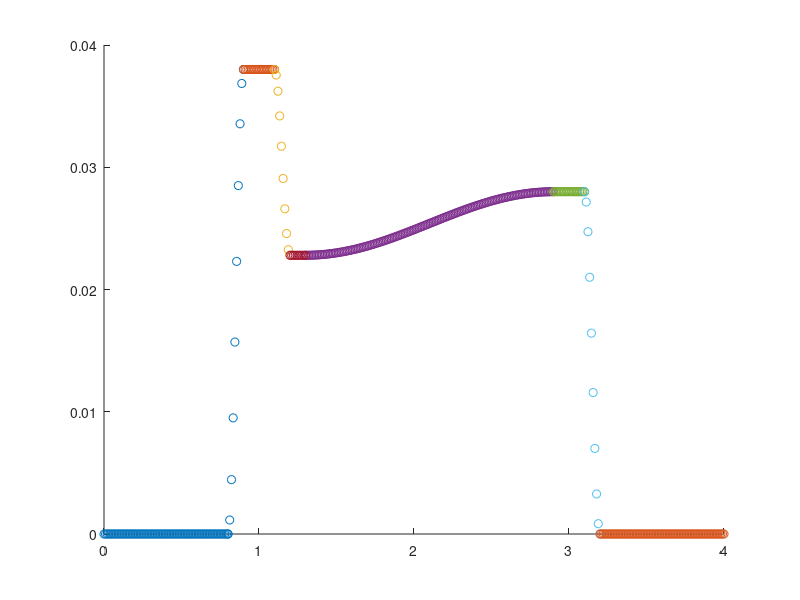

Recreate this plot in MATLAB.
close all

% TO CHANGE

T = 4; % Total duration
D1 = 0.2; % Grip deadtime
D2 = 0.2; % Release deatime
d1 = 0.1; % TO duration
d2 = 0.1; % TRANSITION 1 duration
d3 = 0.1; % TRANSITION 2 duration
d4 = 0.1; % RETURN duration
d5 = 0.1; % Raise slightly
A1 = 0.038; % distance covered
A2 = A1*0.6;
A3 = 0.028;

C1 = A1-A2;
E1 = A1+A2;
C2 = A2-A3;
E2 = A2+A3;

N = 400; % Number of 'POINTS'

filename = 'Profile_z';

% END TO CHANGE



% Calculate each section number of points
N0 = int16(N/T*0.8);
% N00 = int16(N/T*(1.6-d5));
N000 = int16(N/T*0.8);
N1 = int16(N/T*d1);
N2 = int16(N/T*D1);
N3 = int16(N/T*d2);
N7 = int16(N/T*d5);
N4 = int16(N/T*(d3+1.5));
N5 = int16(N/T*D2);
N6 = N-N1-N2-N3-N4-N5-N0-N000-N7;

% Determine end of phase 1 and 2 time
l0 = 0+0.8;
l1 = l0+d1;
l2 = l1+D1;
l3 = l2+d2;
l7 = l3+d5;
% l00 = l7+1.6-d5;
l4 = l7+d3+1.5;
l5 = l4+D2;
l000 = l5+d4;

% linearly spread space for all 3 phases
n0 = linspace(0,l0,N0);
n1 = linspace(l0,l1,N1);
n2 = linspace(l1,l2,N2);
n3 = linspace(l2,l3,N3);
n7 = linspace(l3,l7,N7);
% n00 = linspace(l7,l00,N00);
n4 = linspace(l7,l4,N4);
n5 = linspace(l4,l5,N5);
n6 = linspace(l5,l000,N6);
n000 = linspace(l000,T,N000);

% Phase 1, reshape to fit 1xn
y1 = (-A1*cos(1/d1*pi*n1) + A1)/2;
y1 = reshape(y1, [N1,1]);

% Phase 2, only get 1st column
y2 = A1*ones(N2);
y2 = y2(:,1);

% Phase 3, reshape to fit 1xn
y3 = (C1*cos(1/d2*pi*(n3-l2)) + E1)/2;
y3 = reshape(y3, [N3,1]);

y7 = A2*ones(N7);
y7 = y7(:,1);

% Phase 4, reshape to fit 1xn
y4 = (C2*cos(1/(d3+1.5)*pi*(n4-l7)) + E2)/2;
y4 = reshape(y4, [N4,1]);

% Phase 5, only get 1st column
y5 = A3*ones(N5);
y5 = y5(:,1);

% Phase 6, reshape to fit 1xn
y6 = (A3*cos(1/d4*pi*(n6-l5)) + A3)/2;
y6 = reshape(y6, [N6,1]);

y0 = zeros(N0);
y0 = y0(:,1);
% y00 = zeros(N00);
% y00 = y00(:,1);
y000 = zeros(N000);
y000 = y000(:,1);

% join x and y axis 
y = [y0; y1; y2; y3; y7; y4; y5; y6; y000];
n = [reshape(n0, [N0,1]); reshape(n1, [N1,1]); reshape(n2, [N2,1]); reshape(n3, [N3,1]); reshape(n7, [N7,1]); reshape(n4, [N4,1]); reshape(n5, [N5,1]); reshape(n6, [N6,1]); reshape(n000, [N000,1])];
z_profile_V2 = [n y];

% Export
save(filename,'z_profile_V2');

% Visualise plots
scatter(n1,y1);
hold on;
scatter(n2,y2);
scatter(n3,y3);
scatter(n4,y4);
scatter(n5,y5);
scatter(n6,y6);
scatter(n7,y7);
scatter(n0,y0);
scatter(n000,y000);
% scatter(n,y);

% scatter(grip_profile_V2(:,1),grip_profile_V2(:,2))


